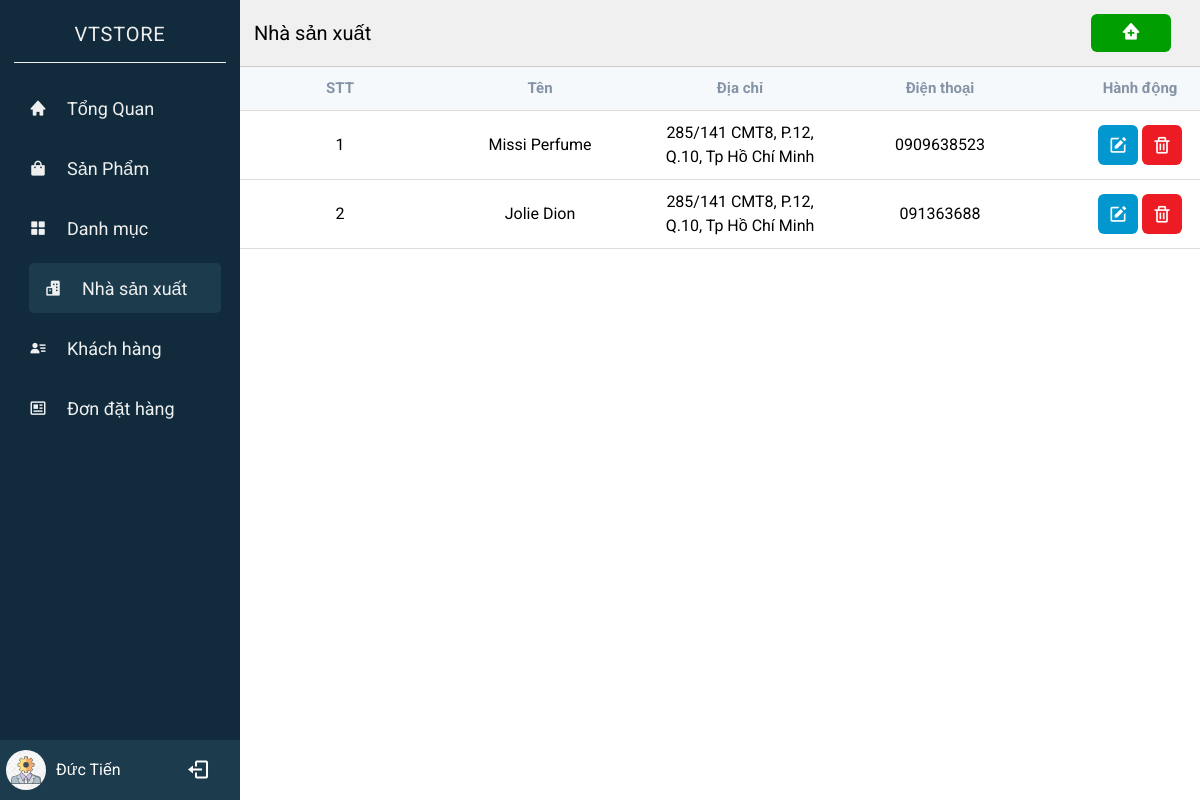
The page /web_DA1-main/index.php?controller=manufacturer (signed in) on the database its author committed.
### tables this page shows
CREATE TABLE `manufacturers` (
  `id` int(11) NOT NULL,
  `name` varchar(255) NOT NULL,
  `phone` varchar(11) DEFAULT NULL,
  `address` text DEFAULT NULL,
  `status_delete` tinyint(1) NOT NULL DEFAULT 0
);

### web_DA1-main/Controllers/BaseController.php (called while the page is built, shortened)
<?php
class BaseController
{
    protected function view($viewPath, array $data = [])
    {
        require(self::VIEW_FOLDER_NAME . '/' . str_replace('.', '/', $viewPath) . '.php');
    }
}

### web_DA1-main/Controllers/ManufacturerController.php (called while the page is built, shortened)
<?php
class ManufacturerController extends BaseController
{
    private $ManufacturerModel;
    public function __construct()
    {
        $this->ManufacturerModel = new ManufacturerModel();
    }
    public function index()
    {
        $select = ['id', 'name', 'phone', 'address'];
        $order = ['id'];
        $limit = 10;
        $result = $this->ManufacturerModel->getALL($select, $order, $limit);
        $this->view('admin.manufacturers.index', ['result' => $result]);
    }
}

### web_DA1-main/index.php (called while the page is built, shortened)
<?php
require './Core/Database.php';
require './Models/BaseModel.php';
require './Controllers/BaseController.php';
$actionName = $_REQUEST['action'] ?? 'index';
$controllerObject = new $controllerName();
$controllerObject->$actionName();

### web_DA1-main/Core/Database.php (called while the page is built, shortened)
<?php
class Database
{
    public function Connect()
    {
        $connect = mysqli_connect(self::HOST, self::USERNAME, self::PASSWORD, self::DB_NAME);
        mysqli_set_charset($connect, 'utf8');
        if (mysqli_connect_errno() === 0) {
            return $connect;
        }
        return false;
    }
}

### web_DA1-main/Models/BaseModel.php (called while the page is built, shortened)
<?php
class BaseModel extends Database
{
    protected $connect;
    public function __construct()
    {
        $this->connect = $this->connect();
    }
    public function All($table, $select = ['*'], $orderBys = [], $limit = 1000)
    {
        $columns = implode(', ', $select);
        $orderByString = implode(' ', $orderBys);
        if ($orderByString) {
            $sql = "SELECT ${columns} FROM ${table} ORDER BY ${orderByString} LIMIT ${limit}";
        } else {
            $sql = "SELECT ${columns} FROM ${table}  LIMIT ${limit}";
        }
        $query = $this->_query($sql);
        $data = [];
        while ($row = mysqli_fetch_assoc($query)) {
            array_push($data, $row);
        }
        return $data;
    }
    private function _query($sql)
    {
        return mysqli_query($this->connect, $sql);
    }
}

### web_DA1-main/Models/ManufacturerModel.php (called while the page is built, shortened)
<?php
class ManufacturerModel extends BaseModel
{
    public function getAll($select = [], $orderBys = [], $limit)
    {
        return $this->all(self::TABLE, $select, $orderBys, $limit);
    }
}

### web_DA1-main/View/admin/manufacturers/index.php (the view, shortened to what this page needs)
<!DOCTYPE html>
<html lang="en">
<head>
    <link href="https://unpkg.com/boxicons@2.1.2/css/boxicons.min.css" rel="stylesheet" />
    <link rel="stylesheet" href="./Public/css/admin/sidebar.css">
    <link rel="stylesheet" href="./Public/css/admin/manufacturer.css">
</head>
<body>
    <div class="container">
        <?php include "./View/admin/include/sidebar.php" ?>
        <div class="home-content">
            <div class="home-content-table">
                <div class="home-content-table_header">
                    <p>Nhà sản xuất</p>
                    <a href="?controller=manufacturer&action=formCreate">
                        <button class="btn-card-add">
                            <i class='bx bxs-clinic'></i>
                        </button>
                    </a>
                </div>
                <div class="home-content-table_section">
                    <table>
                        <thead>
                            <tr>
                                <th>STT</th>
                                <th>Tên</th>
                                <th>Địa chỉ</th>
                                <th>Điện thoại</th>
                                <th>Hành động</th>
                            </tr>
                        </thead>
                        <tbody>
                            <?php $number = 1;
                            foreach ($result as $value) : ?>
                                <tr>
                                    <td> <?php echo $number;
                                            $number += 1; ?></td>
                                    <td>
                                        <?php echo $value['name']; ?>
                                    </td>
                                    <td>
                                        <?php echo $value['address']; ?>
                                    </td>
                                    <td>
                                        <?php echo $value['phone']; ?>
                                    </td>
                                    <td>
                                        <div class="button-wrap">
                                            <a href="?controller=manufacturer&action=update&id= <?php echo $value['id']; ?>">
                                                <button>
                                                    <i class='bx bxs-edit'></i>
                                                </button>
                                            </a>
                                            <a href="#" onclick="handleDelete(<?php echo $value['id']; ?>)">
                                                <button>
                                                    <i class='bx bx-trash'></i>
                                                </button>
                                            </a>
                                        </div>
                                    </td>
                                </tr>
                            <?php endforeach; ?>
                        </tbody>
                    </table>
                </div>
            </div>
        </div>
    </div>
</body>
</html>

### web_DA1-main/Public/css/admin/sidebar.css (style rules this page uses)
*, *::before, *::after { box-sizing: border-box; }
* { margin: 0; padding: 0; }
a { text-decoration: none; }
input, button, textarea, select { font: inherit; outline: none; }
p, h1, h2, h3, h4, h5, h6 { overflow-wrap: break-word; }
body { font-family: 'Roboto', sans-serif; }
.container { display: flex; position: relative; height: 100%; line-height: 1.5; min-height: 100vh; width: 100%; overflow: hidden; }
.home-content { height: 100%; width: calc(100% - 240px); margin-left: 240px; }

### web_DA1-main/Public/css/admin/manufacturer.css (style rules this page uses)
.home-content { position: relative; }
.home-content-table { width: 100%; }
.home-content-table_header { display: flex; justify-content: space-between; align-items: center; padding: 14px; background-color: rgb(240, 240, 240); border-bottom: 1px solid #ccc; }
.home-content-table_header p { color: #000; }
button { outline: none; border: none; border-radius: 6px; cursor: pointer; padding: 10px; }
.home-content-table_header p { font-size: 20px; }
.home-content-table_header .btn-card-add { color: #fff; font-size: 20px; min-width: 80px; background-color: #009e00; padding: 4px 0; margin-right: 15px; transition: all 0.15s ease; }
.home-content-table_section { height: 85vh; overflow: auto; }
.home-content-table_section table { width: 100%; table-layout: fixed; min-width: 1000px; border-collapse: collapse; }
.home-content-table_section thead th { position: sticky; top: 0; background-color: #f6f9fc; color: #8493a5; font-size: 15px; }
.home-content-table_section thead th, .home-content-table_section tbody td { border-bottom: 1px solid #ddd; padding: 10px 20px; word-break: break-word; text-align: center; }
.home-content-table_section tbody td a:nth-child(1) button { background-color: #0298cf; }
.home-content-table_section tbody td a:nth-child(2) button { background-color: #ed1c24; }
.home-content-table_section tbody td .button-wrap { display: flex; justify-content: center; align-items: center; }
.home-content-table_section tbody td button { display: flex; flex-direction: row; justify-content: center; align-items: center; margin: 0 2px; color: #fff; transition: all 0.2s ease; }
.home-content-table_section tbody td button i { font-size: 20px; }

### rows shown on the page
manufacturers: name "Missi Perfume", address "285/141 CMT8, P.12, Q.10, Tp Hồ Chí Minh", phone "0909638523"
manufacturers: name "Jolie Dion", address "285/141 CMT8, P.12, Q.10, Tp Hồ Chí Minh", phone "091363688"

### other values the page prints
$nameAdmin "Đức Tiến"
